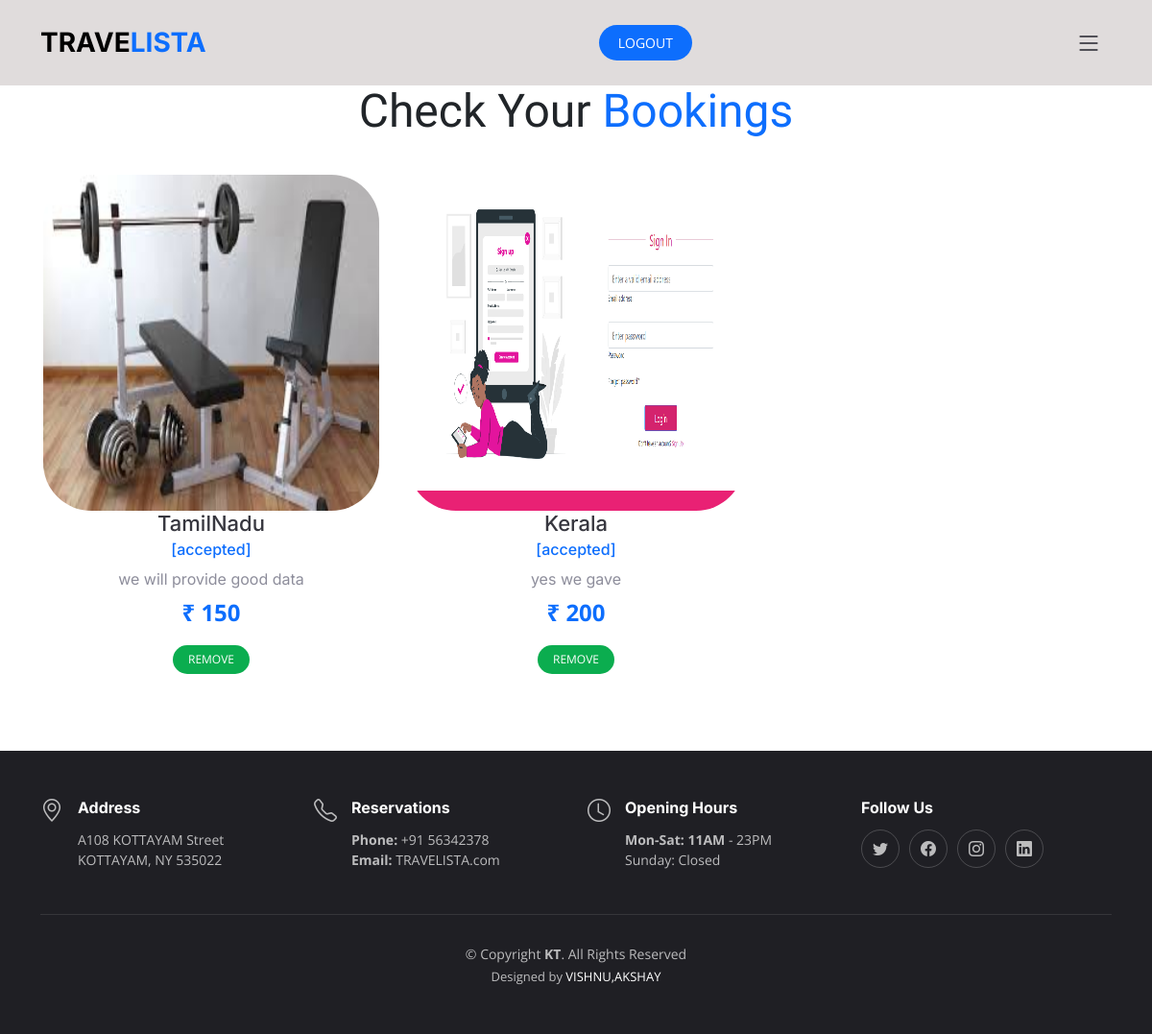
/menu.php (signed in), run on the app's committed database.
### tables this page shows
CREATE TABLE `booking` (
  `book_id` int(100) NOT NULL AUTO_INCREMENT,
  `pack_id` varchar(100) DEFAULT NULL,
  `user_id` varchar(100) DEFAULT NULL,
  `image` varchar(100) DEFAULT NULL,
  `title` varchar(100) DEFAULT NULL,
  `desc` varchar(1000) DEFAULT NULL,
  `price` varchar(100) DEFAULT NULL,
  `status` varchar(100) DEFAULT NULL,
  `user_email` varchar(100) DEFAULT NULL,
  `user_name` varchar(100) DEFAULT NULL,
  `user_phone` varchar(100) DEFAULT NULL,
  `hotel_id` varchar(100) DEFAULT NULL,
  PRIMARY KEY (`book_id`)
);

### menu.php (the view, shortened to what this page needs)
<?php
include "header.php";
?>
<?php
include "db.php";
$id=$_SESSION['id'];
$qry = "SELECT * FROM booking where user_id=$id";
$result = mysqli_query($conn, $qry);
if (mysqli_num_rows($result) > 0) {
?>
  <!DOCTYPE html>
  <html lang="en">
  <head>
    <link href="assets/vendor/bootstrap/css/bootstrap.min.css" rel="stylesheet">
    <link href="assets/vendor/bootstrap-icons/bootstrap-icons.css" rel="stylesheet">
    <link href="assets/vendor/aos/aos.css" rel="stylesheet">
    <link href="assets/vendor/glightbox/css/glightbox.min.css" rel="stylesheet">
    <link href="assets/vendor/swiper/swiper-bundle.min.css" rel="stylesheet">
    <link href="assets/css/main.css" rel="stylesheet">
  </head>
  <body>
    <section id="menu" class="menu">
      <div class="container" data-aos="fade-up">
        <div class="section-header">
          <p>Check Your <span>Bookings</span></p>
        </div>
        <div class="tab-content" data-aos="fade-up" data-aos-delay="300">
          <div class="tab-pane fade active show" id="menu-starters">
            <div class="row gy-5">
              <?php
              while ($row = mysqli_fetch_array($result)) {
              ?>
                <div class="col-lg-4 menu-item">
                  <a href="hotel/images/<?php echo $row['image']; ?>" class="glightbox"><img   src="hotel/images/<?php echo $row['image']; ?>" alt="" style ="border-radius:50px;height:350px;width:350px"></a>
                  <h4> <?php echo $row['title']; ?></h4>
                  <h6 style="color:#0d6efd"> [<?php echo $row['status']; ?>]</h6>
                  <p class="ingredients">
                  <?php echo $row['desc']; ?>
                  </p>
                  <p class="price">
                  &#x20B9; <?php echo $row['price']; ?>
                  </p>
                  <button style="background-color: rgb(11, 173, 79);border:none;padding:2px;border-radius:360px;width:80px;height:30px;transform:rotate(0deg);font-size:12px">    <a href="delete.php?pack_id= <?php echo $row['pack_id']; ?>"  style="color:white;margin:2px">REMOVE</a></button>
                </div>
            <?php
              }
            }else{
              ?><br><br><br><br><br>
  <h3 style="color:red">No Data Found</h3><br><br><br><br><br>
              <?php
          }
            ?>
            </div>
          </div>
        </div>
    </section>
  </body>
  </html>

### assets/css/main.css (style rules this page uses)
:root { --font-default: "Open Sans", system-ui, -apple-system, "Segoe UI", Roboto, "Helvetica Neue", Arial, "Noto Sans", "Liberation Sans", sans-serif, "Apple Color Emoji", "Segoe UI Emoji", "Segoe UI Symbol", "Noto Color Emoji"; --font-primary: "Amatic SC", sans-serif; --font-secondary: "Inter", sans-serif; }
:root { --color-default: #212529; --color-primary: #0d6efd; --color-secondary: #37373f; }
:root { scroll-behavior: smooth; }
body { font-family: var(--font-default); color: var(--color-default); }
a { color: var(--color-primary); text-decoration: none; }
h1, h2, h3, h4, h5, h6 { font-family: var(--font-secondary); }
section { overflow: hidden; padding: 80px 0; }
.section-header { text-align: center; padding-bottom: 30px; }
.section-header p { margin: 0; font-size: 48px; font-weight: 400; font-family: var(--font-primary); }
.section-header p span { color: var(--color-primary); }
section { scroll-margin-top: 90px; }
.menu .tab-content .menu-item { -moz-text-align-last: center; text-align-last: center; }
.menu .tab-content .menu-item h4 { font-size: 22px; font-weight: 500; color: var(--color-secondary); font-family: var(--font-secondary); font-weight: 30px; margin-bottom: 5px; }
.menu .tab-content .menu-item .ingredients { font-family: var(--font-secondary); color: #8d8d9b; margin-bottom: 5px; }
.menu .tab-content .menu-item .price { font-size: 24px; font-weight: 700; color: var(--color-primary); }
.footer { font-size: 14px; background-color: #1f1f24; padding: 50px 0; color: rgba(255, 255, 255, 0.7); }
.footer .icon { margin-right: 15px; font-size: 24px; line-height: 0; }
.footer h4 { font-size: 16px; font-weight: bold; position: relative; padding-bottom: 5px; color: #fff; }
.footer .footer-links { margin-bottom: 30px; }
.footer .social-links a { display: flex; align-items: center; justify-content: center; width: 40px; height: 40px; border-radius: 50%; border: 1px solid rgba(255, 255, 255, 0.2); font-size: 16px; color: rgba(255, 255, 255, 0.7); margin-right: 10px; transition: 0.3s; }
.footer .copyright { text-align: center; padding-top: 30px; border-top: 1px solid rgba(255, 255, 255, 0.1); }
.footer .credits { padding-top: 4px; text-align: center; font-size: 13px; }
.footer .credits a { color: #fff; }

### data on the page
booking: image (picture), title "TamilNadu", status "accepted", desc "we will provide good data", price "150"
booking: image (picture), title "Kerala", status "accepted", desc "yes we gave", price "200"
